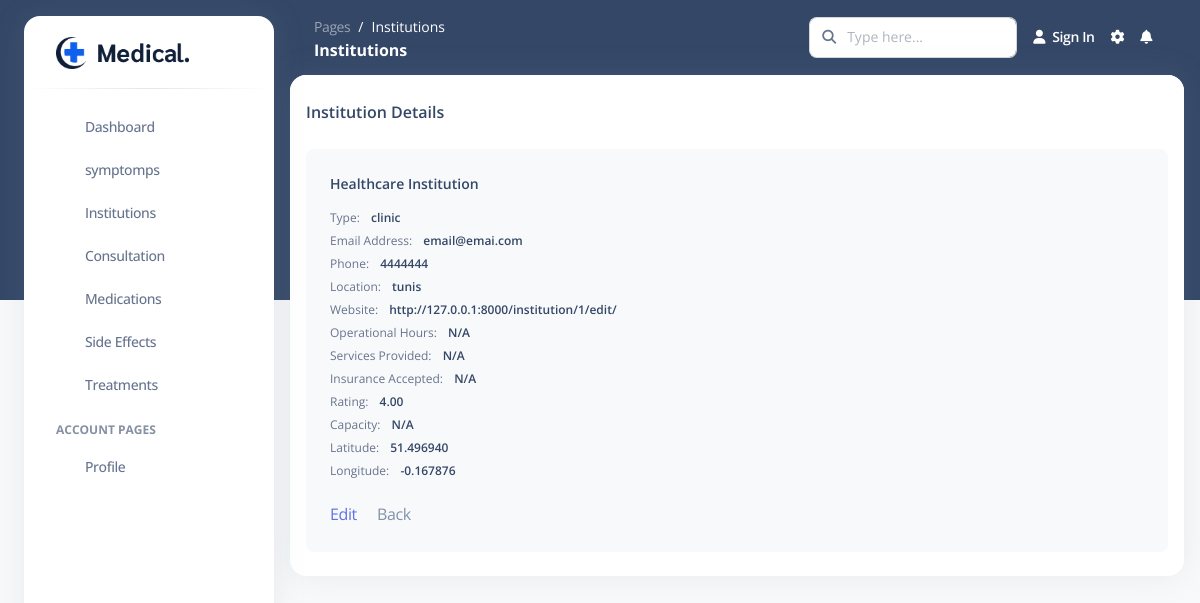
The page /institution/1/ on the database its author committed.
### Institution/models.py (models this page shows, shortened)
class HealthCareInstitution(models.Model):
    INSTITUTION_TYPES = [
        ('hospital', 'Hospital'),
        ('clinic', 'Clinic'),
        ('pharmacy', 'Pharmacy'),
        ('diagnostic_center', 'Diagnostic Center'),
    ]
    name = models.CharField(max_length=255)
    institution_type = models.CharField(max_length=50, choices=INSTITUTION_TYPES)
    location = models.TextField()
    phone_number = models.CharField(max_length=20, blank=True, null=True)
    email = models.EmailField(blank=True, null=True)
    website = models.URLField(blank=True, null=True)
    operational_hours = models.JSONField(blank=True, null=True)
    services_provided = models.TextField(blank=True)
    insurance_accepted = models.TextField(blank=True, null=True)
    rating = models.DecimalField(
        max_digits=3,
        decimal_places=2,
        validators=[MinValueValidator(1), MaxValueValidator(5)],
        blank=True,
        null=True
    )
    capacity = models.IntegerField(blank=True, null=True)
    latitude = models.DecimalField(max_digits=20, decimal_places=6, blank=True, null=True)
    longitude = models.DecimalField(max_digits=20, decimal_places=6, blank=True, null=True)
    class Meta:
        verbose_name_plural = "Health Care Institutions"

### Institution/views.py (the view)
# urls.py: path('<int:pk>/', institution_detail, name='institution_detail'),  # Details of a specific institution
def institution_detail(request, pk):
    institution = get_object_or_404(HealthCareInstitution, pk=pk)
    return render(request, 'back_office/pages/institutions/institution_detail.html', {'institution': institution})

### templates/back_office/pages/institutions/institution_detail.html (shortened to what this page needs)
{% load static %}
<!DOCTYPE html>
<html lang="en">
<head>
  <link href="https://demos.creative-tim.com/argon-dashboard-pro/back_office/assets/css/nucleo-icons.css" rel="stylesheet" />
  <link href="https://demos.creative-tim.com/argon-dashboard-pro/back_office/assets/css/nucleo-svg.css" rel="stylesheet" />
  <link id="pagestyle" href="{% static 'back_office/assets/css/argon-dashboard.css' %}?v=2.1.0" rel="stylesheet" />
</head>
<body class="g-sidenav-show   bg-gray-100">
  <aside class="sidenav bg-white navbar navbar-vertical navbar-expand-xs border-0 border-radius-xl my-3 fixed-start ms-4 " id="sidenav-main">
    <div class="sidenav-header">
        <a class="navbar-brand m-0"  href="{% static 'index.html' %}"><img src="{% static 'front_office/assets/img/logo/logo.png' %}" alt=""></a>
    </div>
    <hr class="horizontal dark mt-0">
    <div class="collapse navbar-collapse  w-auto " id="sidenav-collapse-main">
      <ul class="navbar-nav">
        <li class="nav-item">
          <a class="nav-link " href="{% url 'dashboard' %}">
            <div class="icon icon-shape icon-sm border-radius-md text-center me-2 d-flex align-items-center justify-content-center">
            </div>
            <span class="nav-link-text ms-1">Dashboard</span>
          </a>
        </li>
        <li class="nav-item">
          <a class="nav-link" href="{% url 'list_local_symptoms' %}">
                  <div class="icon icon-shape icon-sm border-radius-md text-center me-2 d-flex align-items-center justify-content-center">
            </div>
            <span class="nav-link-text ms-1">symptomps</span>
          </a>
        </li>
        <li class="nav-item">
          <a class="nav-link " href="{% url 'institution_list' %}">
            <div class="icon icon-shape icon-sm border-radius-md text-center me-2 d-flex align-items-center justify-content-center">
            </div>
            <span class="nav-link-text ms-1">Institutions</span>
          </a>
        </li>
        <li class="nav-item">
          <a class="nav-link" href="{% url 'consultation_list' %}">
            <div class="icon icon-shape icon-sm border-radius-md text-center me-2 d-flex align-items-center justify-content-center">
            </div>
            <span class="nav-link-text ms-1">Consultation</span>
          </a>
        </li>
        <li class="nav-item">
        <a class="nav-link" href="{% url 'medication_list' %}">
          <div class="icon icon-shape icon-sm border-radius-md text-center me-2 d-flex align-items-center justify-content-center">
          </div>
          <span class="nav-link-text ms-1">Medications</span>
      </a>
    </li>
<li class="nav-item">
  <a class="nav-link" href="{% url 'sideeffect_list' %}">
      <div class="icon icon-shape icon-sm border-radius-md text-center me-2 d-flex align-items-center justify-content-center">
      </div>
      <span class="nav-link-text ms-1">Side Effects</span>
  </a>
</li>
<li class="nav-item">
  <a class="nav-link" href="{% url 'treatment_list' %}">
      <div class="icon icon-shape icon-sm border-radius-md text-center me-2 d-flex align-items-center justify-content-center">
      </div>
      <span class="nav-link-text ms-1">Treatments</span>
  </a>
</li>
        <li class="nav-item mt-3">
          <h6 class="ps-4 ms-2 text-uppercase text-xs font-weight-bolder opacity-6">Account pages</h6>
        </li>
        <li class="nav-item">
          <a class="nav-link " href="{% url 'profile' %}">
            <div class="icon icon-shape icon-sm border-radius-md text-center me-2 d-flex align-items-center justify-content-center">
            </div>
            <span class="nav-link-text ms-1">Profile</span>
          </a>
        </li>
      </ul>
    </div>
  </aside>
  <main class="main-content position-relative border-radius-lg ">
    <nav class="navbar navbar-main navbar-expand-lg px-0 mx-4 shadow-none border-radius-xl " id="navbarBlur" data-scroll="false">
      <div class="container-fluid py-1 px-3">
        <nav aria-label="breadcrumb">
          <ol class="breadcrumb bg-transparent mb-0 pb-0 pt-1 px-0 me-sm-6 me-5">
            <li class="breadcrumb-item text-sm"><a class="opacity-5 text-white" href="javascript:;">Pages</a></li>
            <li class="breadcrumb-item text-sm text-white active" aria-current="page">Institutions</li>
          </ol>
          <h6 class="font-weight-bolder text-white mb-0">Institutions</h6>
        </nav>
        <div class="collapse navbar-collapse mt-sm-0 mt-2 me-md-0 me-sm-4" id="navbar">
          <div class="ms-md-auto pe-md-3 d-flex align-items-center">
            <div class="input-group">
              <span class="input-group-text text-body"><i class="fas fa-search" aria-hidden="true"></i></span>
              <input type="text" class="form-control" placeholder="Type here...">
            </div>
          </div>
          <ul class="navbar-nav  justify-content-end">
            <li class="nav-item d-flex align-items-center">
              <a href="javascript:;" class="nav-link text-white font-weight-bold px-0">
                <i class="fa fa-user me-sm-1"></i>
                <span class="d-sm-inline d-none">Sign In</span>
              </a>
            </li>
            <li class="nav-item px-3 d-flex align-items-center">
              <a href="javascript:;" class="nav-link text-white p-0">
                <i class="fa fa-cog fixed-plugin-button-nav cursor-pointer"></i>
              </a>
            </li>
            <li class="nav-item dropdown pe-2 d-flex align-items-center">
              <a href="javascript:;" class="nav-link text-white p-0" id="dropdownMenuButton" data-bs-toggle="dropdown" aria-expanded="false">
                <i class="fa fa-bell cursor-pointer"></i>
              </a>
            </li>
          </ul>
        </div>
      </div>
    </nav>
    <div class="card mx-3">
        <div class="card-header pb-0 px-3">
            <h6 class="mb-0">Institution Details</h6>
        </div>
        <div class="card-body pt-4 p-3">
            <ul class="list-group">
                <li class="list-group-item border-0 d-flex p-4 mb-2 bg-gray-100 border-radius-lg">
                    <div class="d-flex flex-column">
                        <h6 class="mb-3 text-sm">{{ institution.name }} Institution</h6>
                        <span class="mb-2 text-xs">Type: <span class="text-dark font-weight-bold ms-sm-2">{{ institution.institution_type }}</span></span>
                        <span class="mb-2 text-xs">Email Address: <span class="text-dark ms-sm-2 font-weight-bold">{{ institution.email }}</span></span>
                        <span class="mb-2 text-xs">Phone: <span class="text-dark ms-sm-2 font-weight-bold">{{ institution.phone_number }}</span></span>
                        <span class="mb-2 text-xs">Location: <span class="text-dark ms-sm-2 font-weight-bold">{{ institution.location }}</span></span>
                        <span class="mb-2 text-xs">Website: <span class="text-dark ms-sm-2 font-weight-bold">{{ institution.website }}</span></span>
                        <span class="mb-2 text-xs">Operational Hours: <span class="text-dark ms-sm-2 font-weight-bold">{{ institution.operational_hours|default:"N/A" }}</span></span>
                        <span class="mb-2 text-xs">Services Provided: <span class="text-dark ms-sm-2 font-weight-bold">{{ institution.services_provided|default:"N/A" }}</span></span>
                        <span class="mb-2 text-xs">Insurance Accepted: <span class="text-dark ms-sm-2 font-weight-bold">{{ institution.insurance_accepted|default:"N/A" }}</span></span>
                        <span class="mb-2 text-xs">Rating: <span class="text-dark ms-sm-2 font-weight-bold">{{ institution.rating|default:"N/A" }}</span></span>
                        <span class="mb-2 text-xs">Capacity: <span class="text-dark ms-sm-2 font-weight-bold">{{ institution.capacity|default:"N/A" }}</span></span>
                        <span class="mb-2 text-xs">Latitude: <span class="text-dark ms-sm-2 font-weight-bold">{{ institution.latitude|default:"N/A" }}</span></span>
                        <span class="mb-2 text-xs">Longitude: <span class="text-dark ms-sm-2 font-weight-bold">{{ institution.longitude|default:"N/A" }}</span></span>
                        <div class="mt-3">
                            <a href="{% url 'update_institution' institution.pk %}" class="text-primary">Edit</a>
                            <a href="{% url 'institution_list' %}" class="text-secondary ms-3">Back</a>
                        </div>
                    </div>
                </li>
            </ul>
        </div>
    </div>

### rows shown on the page
HealthCareInstitution: name "Healthcare", institution_type "clinic", email "email@emai.com", phone_number "4444444", location "tunis", website "http://127.0.0.1:8000/institution/1/edit/", operational_hours "N/A", services_provided "N/A", insurance_accepted "N/A", rating "4.00", capacity "N/A", latitude "51.496940", longitude "-0.167876"
